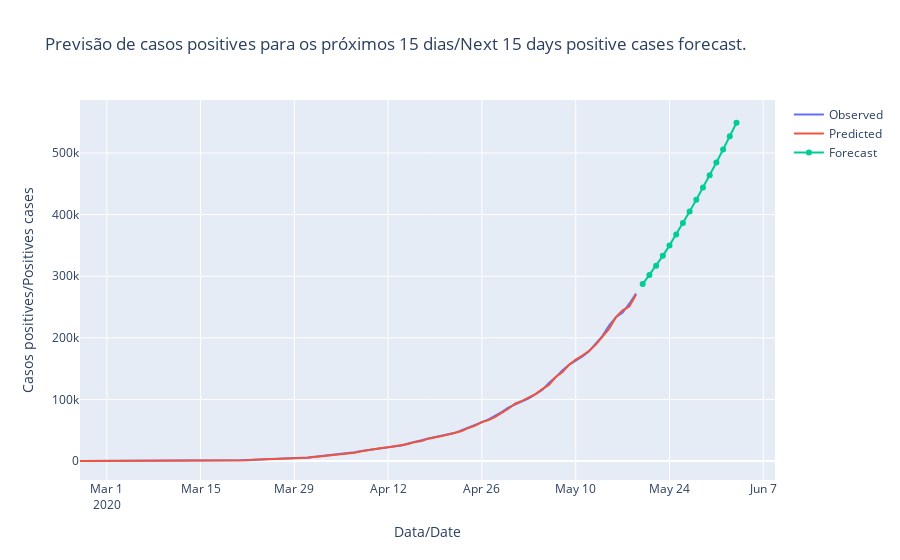

Source (notebook cell):
### Code cell
fig = go.Figure(go.Scatter(
    x=positives.index, y=positives, name='Observed'
))

fig.add_trace(go.Scatter(x=positives.index, y = model.predict_in_sample(), name='Predicted'))

fig.add_trace(go.Scatter(x=pd.date_range('2020-05-20', '2020-06-05'), y=model.predict(15), name='Forecast'))

fig.update_layout(title='Previsão de casos positives para os próximos 15 dias/Next 15 days positive cases forecast.',
                 yaxis_title='Casos positives/Positives cases', xaxis_title='Data/Date')
fig.show()
